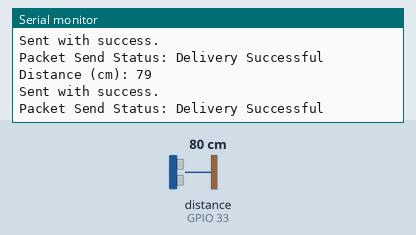
Bench run of a sketch on a simulated ESP32. Shown: the last lines printed to the serial monitor. Wiring (inferred from the names in the program): ultrasonic range finder: trigger GPIO 25; echo GPIO 33. The inputs (shaded band) are chosen by the test bench; at power-on: distance to the obstacle (sensor on GPIO 33) 80 cm. The echo pulse lasts 58.3 µs per cm.

Above: at 1.8 s.
1.9 s: distance to the obstacle (sensor on GPIO 33) set to 2 cm
At 2.7 s:
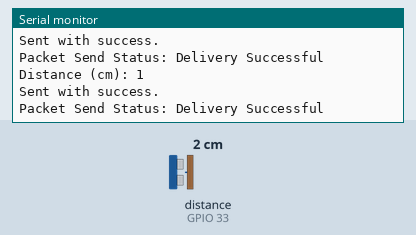
3.4 s: distance to the obstacle (sensor on GPIO 33) set to 4 cm
At 4.3 s:
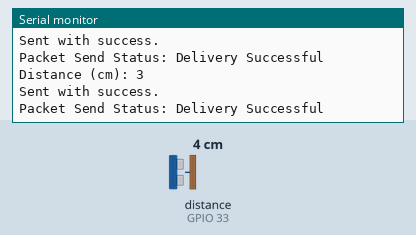
Timing chart, 0 to 6.4 s (numbered marks = the images above; inputs shaded):
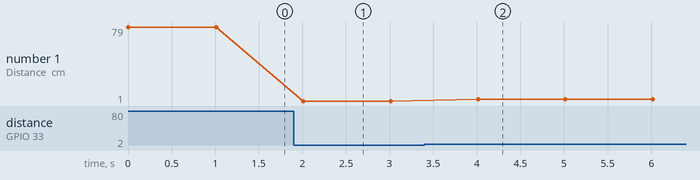

Measured:
- after the input at 1.9 s, the serial monitor: prints a new line after 0.11 s (image 1)
- after the input at 3.4 s, the serial monitor: prints a new line after 0.61 s (image 2)
- plotted number 1: 1 → 3 after the input at 3.4 s

The sketch:

TXdistSensor.ino
```cpp
//ESP-NOW SENDER ESP32 MAC: 24:6F:28:2B:66:74
//RECEIVER MAC ADDRESS: 7C:9E:BD:47:88:9C

#include <esp_now.h>
#include <WiFi.h>

//#define distval 34
esp_now_peer_info_t peerInfo;
uint8_t broadcastAddress[] = {0x7C, 0x9E, 0xBD, 0x47, 0x88, 0x9C};
//uint8_t broadcastAddress[] = {0x24, 0x6F, 0x28, 0x2B, 0x66, 0x74};

const int trigPin = 25;
const int echoPin = 33;

//define sound speed in cm/uS
#define SOUND_SPEED 0.034
//#define CM_TO_INCH 0.393701

int duration;
int distanceCm;
int distval;
//float distanceInch;

struct struct_data {
  int distval;
};

struct_data myData;

void OnDataSent(const uint8_t *mac_addr, esp_now_send_status_t status){
  Serial.print("\r\nPacket Send Status: ");
  Serial.println(status == ESP_NOW_SEND_SUCCESS ? "Delivery Successful" : "Delivery Failed");
 }

void setup() {
  Serial.begin(115200); // Starts the serial communication
  pinMode(trigPin, OUTPUT); // Sets the trigPin as an Output
  pinMode(echoPin, INPUT); // Sets the echoPin as an Input

  WiFi.mode(WIFI_STA);
  Serial.println("ESP32(Transmitter) MAC ADDRESS: ");
  Serial.println(WiFi.macAddress());

   if (esp_now_init() != ESP_OK) {
    Serial.println("Error initializing ESP-NOW");
    return;
    }

    //After successful init, register for send CB to get transmitted packet status
    esp_now_register_send_cb(OnDataSent);

    //Register peer
    //esp_now_peer_info_t peerInfo;
    memcpy(peerInfo.peer_addr, broadcastAddress, 6);
    peerInfo.channel = 0;
    peerInfo.encrypt = false;

    //Add peer
    if (esp_now_add_peer(&peerInfo) != ESP_OK) {
      Serial.println("Failed to add peer.");
      return;
      }
}

void loop() {
  // Clears the trigPin
  digitalWrite(trigPin, LOW);
  delayMicroseconds(2);
  // Sets the trigPin on HIGH state for 10 micro seconds
  digitalWrite(trigPin, HIGH);
  delayMicroseconds(10);
  digitalWrite(trigPin, LOW);

  // Reads the echoPin, returns the sound wave travel time in microseconds
  duration = pulseIn(echoPin, HIGH);

  // Calculate the distance
  distanceCm = duration * SOUND_SPEED/2;

  // Convert to inches
  //distanceInch = distanceCm * CM_TO_INCH;

  //Send Values
  myData.distval = distanceCm;
  //myData.distval = 10;

  // Prints the distance in the Serial Monitor
  Serial.println();
  Serial.print("Distance (cm): ");
  Serial.println(distanceCm);
  /*
  Serial.print("Distance (inch): ");
  Serial.println(distanceInch);
  */

  esp_err_t result = esp_now_send(broadcastAddress, (uint8_t *)&myData, sizeof(myData));
  if (result == ESP_OK) {
    Serial.println("Sent with success.");
    }
  else {
    Serial.println("Error sending the data.");
    }
  delay(1000);
}
```
